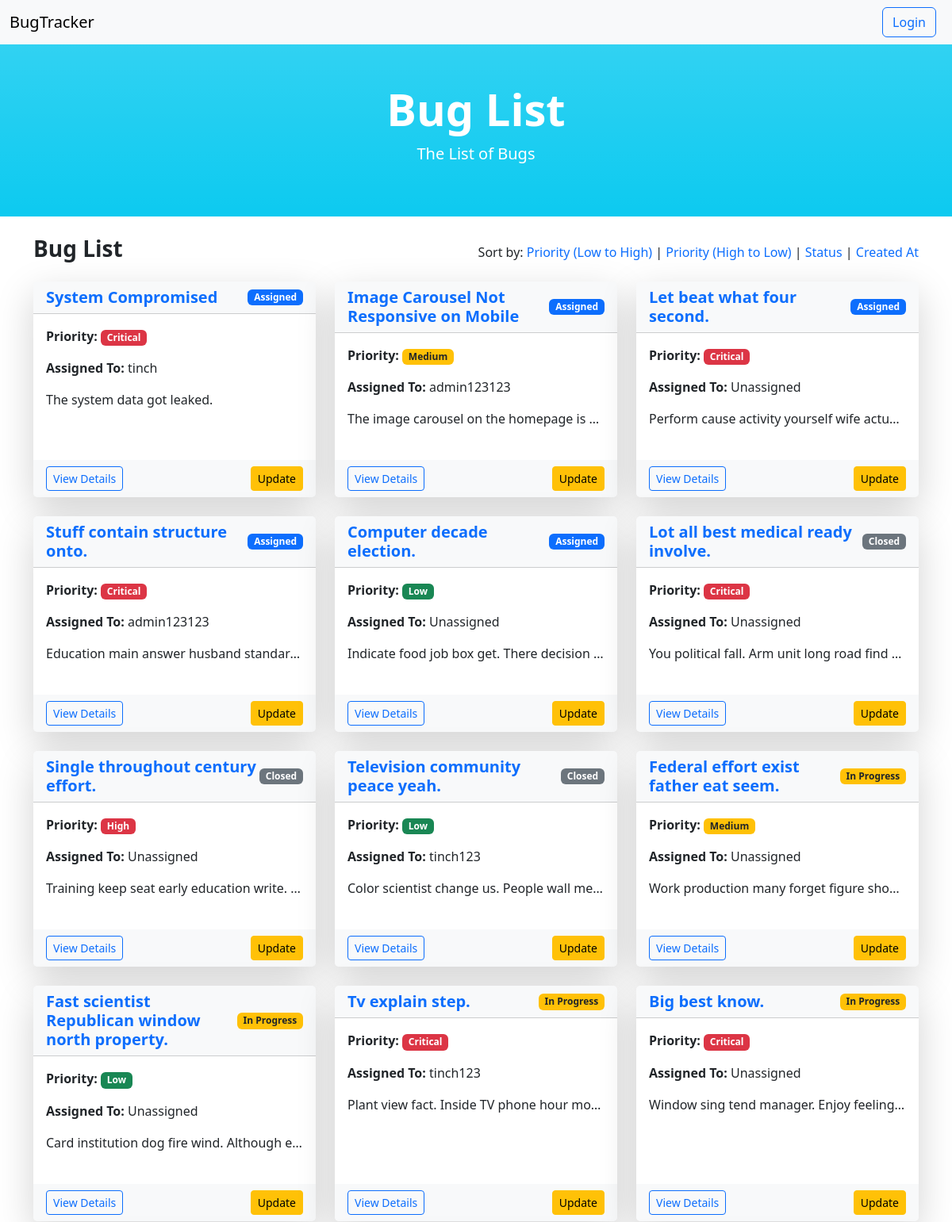
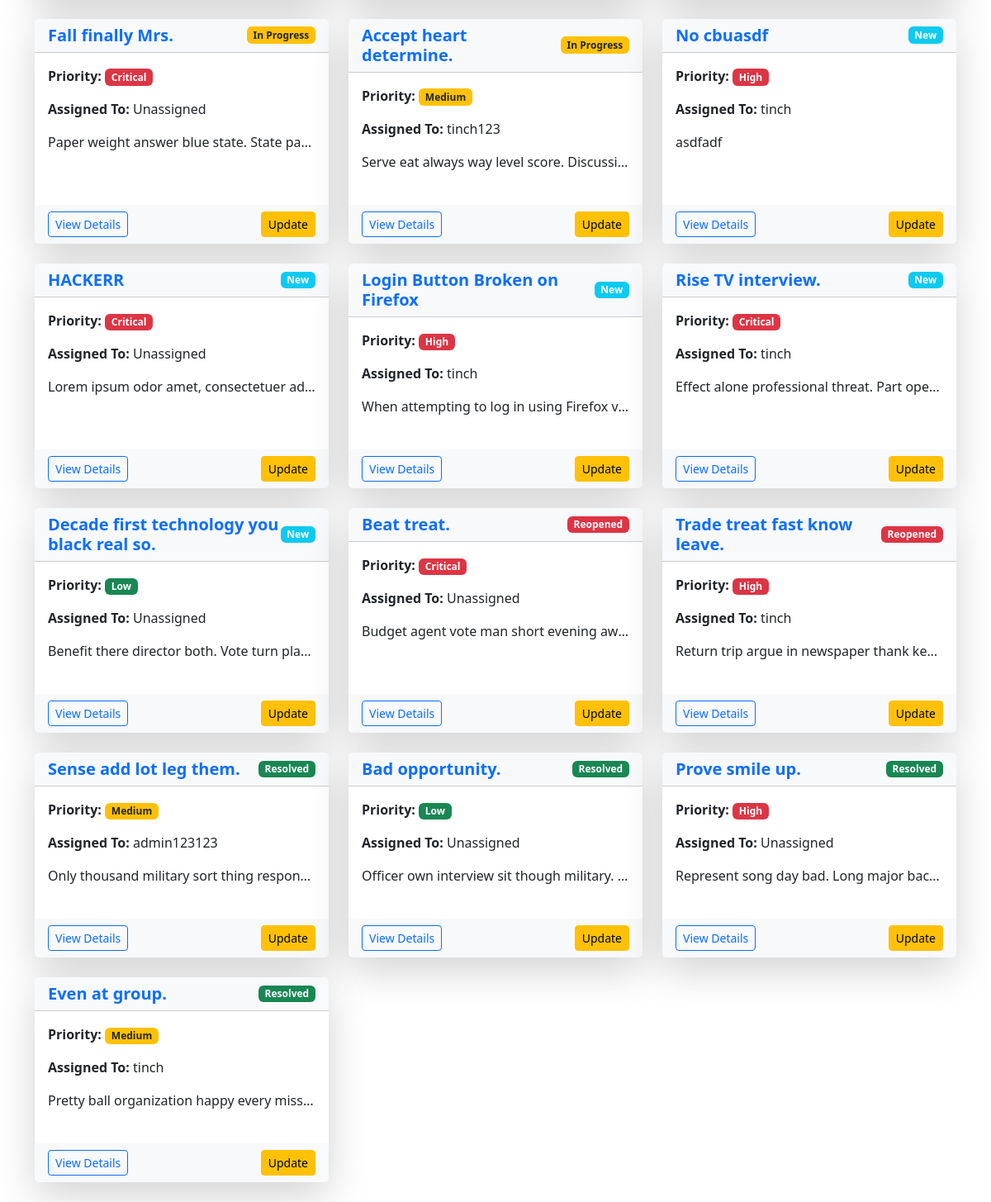
Page /bug/list/?ordering=status on the committed database (2 pictures, top to bottom).
### myapp/models.py (models this page shows, shortened)
class Bug(models.Model):
    title = models.CharField(max_length=255)
    description = models.TextField()
    status = models.CharField(max_length=50, choices=[
        ('new', 'New'),
        ('assigned', 'Assigned'),
        ('in_progress', 'In Progress'),
        ('resolved', 'Resolved'),
        ('closed', 'Closed'),
        ('reopened', 'Reopened'),
    ], default='new')
    priority = models.CharField(max_length=50, choices=[
        ('low', 'Low'),
        ('medium', 'Medium'),
        ('high', 'High'),
        ('critical', 'Critical'),
    ], default='medium')
    severity = models.CharField(max_length=50, choices=[
        ('trivial', 'Trivial'),
        ('minor', 'Minor'),
        ('major', 'Major'),
        ('blocker', 'Blocker'),
    ], default='minor')
    project = models.ForeignKey(Project, on_delete=models.CASCADE, related_name="bugs")
    reported_by = models.ForeignKey(User, on_delete=models.SET_NULL, null=True, related_name="reported_bugs")
    assigned_to = models.ForeignKey(User, on_delete=models.SET_NULL, null=True, blank=True,
                                    related_name="assigned_bugs")
    created_at = models.DateTimeField(auto_now_add=True)
    updated_at = models.DateTimeField(auto_now=True)

### myapp/views.py (the view)
# urls.py: path('bug/list/', BugListView.as_view(), name='bug_list'),
class BugListView(ListView):
    model = Bug
    template_name = 'myapp/bug_list.html'
    context_object_name = 'bugs'
    ordering = ['-priority']
    def get_ordering(self):
        ordering = self.request.GET.get('ordering', self.ordering)
        return ordering

### myapp/models.py (called while the page is built)
    def __str__(self):
        return self.name

### myapp/templates/myapp/bug_list.html (shortened to what this page needs)
{% extends 'myapp/base.html' %}
{% block content %}
    {% include 'myapp/navbar.html' %}
    <div class="container-fluid py-5 text-center bg-gradient bg-info text-white">
        <h1 class="display-4 fw-bold">Bug List</h1>
        <p class="lead">The List of Bugs</p>
    </div>
    <div class="container py-4">
        <div class="d-flex justify-content-between align-items-center mb-3">
            <h3 class="fw-bold">Bug List</h3>
            <div>
                <span class="fw-medium">Sort by:</span>
                <a href="?ordering=-priority" class="text-decoration-none text-primary">Priority (Low to High)</a> |
                <a href="?ordering=priority" class="text-decoration-none text-primary">Priority (High to Low)</a> |
                <a href="?ordering=status" class="text-decoration-none text-primary">Status</a> |
                <a href="?ordering=created_at" class="text-decoration-none text-primary">Created At</a>
            </div>
        </div>
        <div class="row g-4">
            {% for bug in bugs %}
                <div class="col-md-6 col-lg-4">
                    <div class="card border-0 shadow-lg h-100">
                        <div class="card-header bg-light d-flex justify-content-between align-items-center">
                            <h5 class="card-title text-primary fw-bold m-0">{{ bug.title }}</h5>
                            <span class="badge
                                {% if bug.status == 'new' %}bg-info{% endif %}
                                {% if bug.status == 'assigned' %}bg-primary{% endif %}
                                {% if bug.status == 'in_progress' %}bg-warning text-dark{% endif %}
                                {% if bug.status == 'resolved' %}bg-success{% endif %}
                                {% if bug.status == 'closed' %}bg-secondary{% endif %}
                                {% if bug.status == 'reopened' %}bg-danger{% endif %}
                            ">
                                {{ bug.get_status_display }}
                            </span>
                        </div>
                        <div class="card-body pb-4">
                            <p>
                                <strong>Priority:</strong>
                                <span class="badge
                                    {% if bug.priority == 'low' %}bg-success{% endif %}
                                    {% if bug.priority == 'medium' %}bg-warning text-dark{% endif %}
                                    {% if bug.priority == 'high' %}bg-danger{% endif %}
                                    {% if bug.priority == 'critical' %}bg-danger text-white{% endif %}
                                ">
                                    {{ bug.get_priority_display }}
                                </span>
                            </p>
                            <p><strong>Assigned To:</strong> {{ bug.assigned_to|default:"Unassigned" }}</p>
                            <p class="text-truncate" title="{{ bug.description }}">{{ bug.description|truncatechars:100 }}</p>
                        </div>
                        <div class="card-footer border-0 bg-light d-flex justify-content-between align-items-center">
                            <button type="button" class="btn btn-outline-primary btn-sm" data-bs-toggle="modal" data-bs-target="#bugModal{{ bug.pk }}">
                                View Details
                            </button>
                            <a href="{% url 'bug_update' bug.pk %}" class="btn btn-warning btn-sm">Update</a>
                        </div>
                    </div>
                </div>
            {% empty %}
                <div class="col-12 text-center">
                    <p class="lead text-muted">No bugs found. Add one to get started!</p>
                </div>
            {% endfor %}
        </div>
    </div>
{% endblock content %}

### rows in the picture
Bug: title "System Compromised", status "Assigned", priority "Critical", assigned_to "tinch", description "The system data got leaked."
Bug: title "Image Carousel Not Responsive on Mobile", status "Assigned", priority "Medium", assigned_to "admin123123", description "The image carousel on the homepage is…"
Bug: title "Let beat what four second.", status "Assigned", priority "Critical", assigned_to "Unassigned", description "Perform cause activity yourself wife actu…"
Bug: title "Stuff contain structure onto.", status "Assigned", priority "Critical", assigned_to "admin123123", description "Education main answer husband standar…"
Bug: title "Computer decade election.", status "Assigned", priority "Low", assigned_to "Unassigned", description "Indicate food job box get. There decision…"
Bug: title "Lot all best medical ready involve.", status "Closed", priority "Critical", assigned_to "Unassigned", description "You political fall. Arm unit long road find…"
Bug: title "Single throughout century effort.", status "Closed", priority "High", assigned_to "Unassigned", description "Training keep seat early education write.…"
Bug: title "Television community peace yeah.", status "Closed", priority "Low", assigned_to "tinch123", description "Color scientist change us. People wall me…"
Bug: title "Federal effort exist father eat seem.", status "In Progress", priority "Medium", assigned_to "Unassigned", description "Work production many forget figure sho…"
Bug: title "Fast scientist Republican window north property.", status "In Progress", priority "Low", assigned_to "Unassigned", description "Card institution dog fire wind. Although e…"
Bug: title "Tv explain step.", status "In Progress", priority "Critical", assigned_to "tinch123", description "Plant view fact. Inside TV phone hour mo…"
Bug: title "Big best know.", status "In Progress", priority "Critical", assigned_to "Unassigned", description "Window sing tend manager. Enjoy feeling…"
Bug: title "Fall finally Mrs.", status "In Progress", priority "Critical", assigned_to "Unassigned", description "Paper weight answer blue state. State pa…"
Bug: title "Accept heart determine.", status "In Progress", priority "Medium", assigned_to "tinch123", description "Serve eat always way level score. Discussi…"
Bug: title "No cbuasdf", status "New", priority "High", assigned_to "tinch", description "asdfadf"
Bug: title "HACKERR", status "New", priority "Critical", assigned_to "Unassigned", description "Lorem ipsum odor amet, consectetuer ad…"
Bug: title "Login Button Broken on Firefox", status "New", priority "High", assigned_to "tinch", description "When attempting to log in using Firefox v…"
Bug: title "Rise TV interview.", status "New", priority "Critical", assigned_to "tinch", description "Effect alone professional threat. Part ope…"
Bug: title "Decade first technology you black real so.", status "New", priority "Low", assigned_to "Unassigned", description "Benefit there director both. Vote turn pla…"
Bug: title "Beat treat.", status "Reopened", priority "Critical", assigned_to "Unassigned", description "Budget agent vote man short evening aw…"
Bug: title "Trade treat fast know leave.", status "Reopened", priority "High", assigned_to "tinch", description "Return trip argue in newspaper thank ke…"
Bug: title "Sense add lot leg them.", status "Resolved", priority "Medium", assigned_to "admin123123", description "Only thousand military sort thing respon…"
Bug: title "Bad opportunity.", status "Resolved", priority "Low", assigned_to "Unassigned", description "Officer own interview sit though military.…"
Bug: title "Prove smile up.", status "Resolved", priority "High", assigned_to "Unassigned", description "Represent song day bad. Long major bac…"
Bug: title "Even at group.", status "Resolved", priority "Medium", assigned_to "tinch", description "Pretty ball organization happy every miss…"
